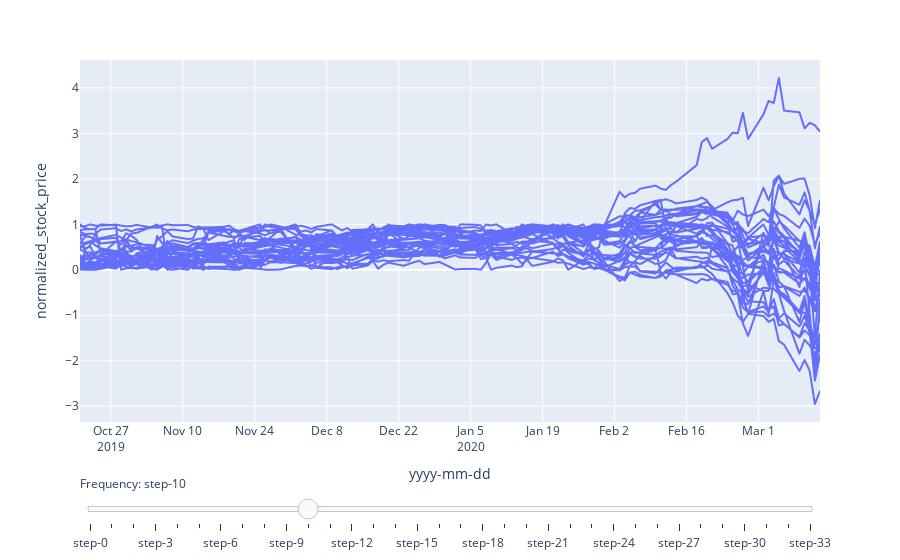

The cell this chart's notebook holds for it:
### Code cell
fig = px.line(company_data_daily_normalized_stacked, x="yyyy-mm-dd", 
              y='normalized_stock_price', line_group='company_index')
fig.data[10].visible = True
# Create and add slider
steps = []
for i in range(len(fig.data)):
    step = dict(
        method="restyle",
        args=["visible", [False] * len(fig.data)],
    )
    step["args"][1][i] = True  # Toggle i'th trace to "visible"
    steps.append(step)

sliders = [dict(
    active=10,
    currentvalue={"prefix": "Frequency: "},
    pad={"t": 50},
    steps=steps
)]

fig.update_layout(
    sliders=sliders
)

fig.show()
